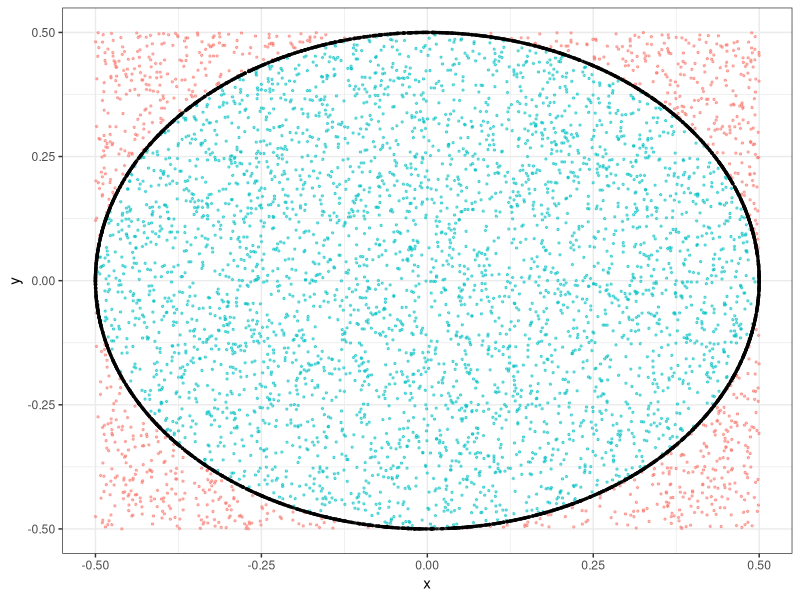
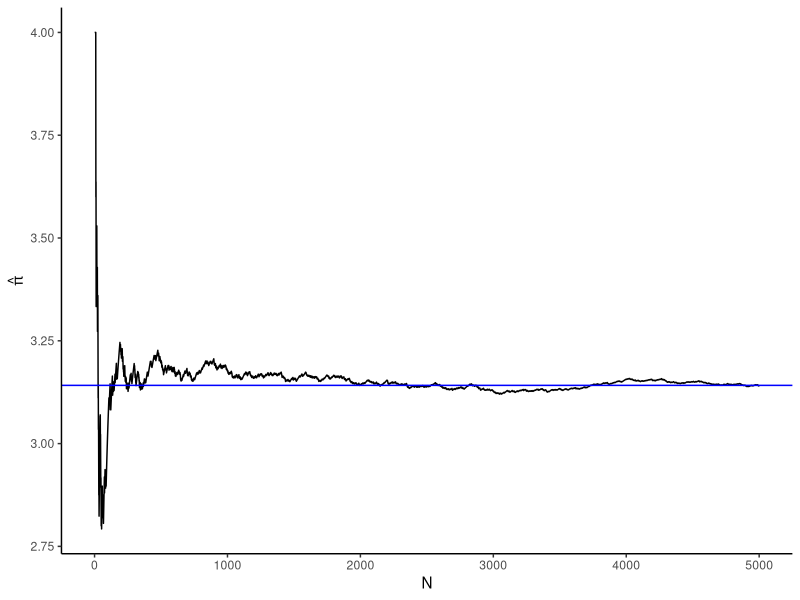

The R script that drew these images, in order:
## ---- chunk 1
##knitr设置
knitr::opts_chunk$set(
  fig.cap = TRUE,
  prompt = FALSE,
  comment = "",
  results = "asis",
  error = FALSE,
  message = FALSE,
  fig.align = "center",
  collapse = TRUE
  )
## 加载包

library(tidyverse)

## ---- chunk 2
## 生成基础数据

set.seed(2021)

N <-  5000

df01 <- tibble(
  x = runif(N, -0.5, 0.5),
  y = runif(N, -0.5, 0.5)
) %>% 
  mutate(
    z = if_else(
      x^2 + y ^2 < 0.25, 1, 0),
    p = runif(N,0,2 * pi),
    x2 = cos(p) * 0.5,
    y2 = sin(p) * 0.5
    )

knitr::kable(head(df01), caption = "随机数据", col.names = c("散点X", "散点Y", "是否在圆内",
                                                          "随机生成0-180度", "圆X", "圆Y"))

## ---- chunk 3
## 绘图
df01 %>% ggplot() +
  geom_point(aes(x, y, col= as.factor(z)),
             alpha = 0.5, size = 0.5, show.legend = F) + 
  theme_bw() +
  geom_point(aes(x2,y2), alpha = 0.5, size = 0.5)
  

           
## ---- chunk 4
estmatepi <- tibble(y = cumsum(df01$z)/(1:N)*4,
                    x = 1:N)
estmatepi %>% ggplot(aes(x,y))+
  geom_line()+
  geom_hline(yintercept = pi, col = "blue") +
  theme_classic() +
  xlab("N") +
  ylab(expression(hat(pi)))


